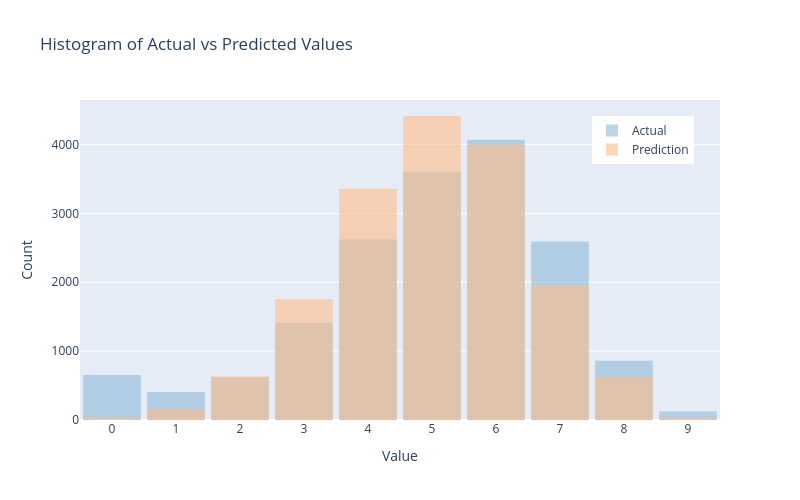

The cell this chart's notebook holds for it:
### Code cell
plot_hist_plotly(results_test['actual'], results_test['prediction'])

### Figure 1 — Plotly figure (JSON) as saved in the notebook; plotly's stock layout.template omitted (floating-point values rounded to 4 significant figures; data arrays with more than 128 entries replaced by an {"elided": "..."} marker saying what was removed)
{"data": [{"marker": {"color": "#8fbad8"}, "name": "Actual", "opacity": 0.6, "type": "histogram", "x": {"elided": "16953 int values"}, "xbins": {"end": 9.5, "size": 1, "start": -0.5}}, {"marker": {"color": "#febd89"}, "name": "Prediction", "opacity": 0.6, "type": "histogram", "x": {"elided": "16953 int values"}, "xbins": {"end": 9.5, "size": 1, "start": -0.5}}], "layout": {"bargap": 0.1, "barmode": "overlay", "height": 500, "legend": {"x": 0.8, "y": 0.95}, "title": {"text": "Histogram of Actual vs Predicted Values<br>"}, "width": 800, "xaxis": {"dtick": 1, "tick0": 0, "tickmode": "linear", "title": {"text": "Value"}}, "yaxis": {"title": {"text": "Count"}}}}
